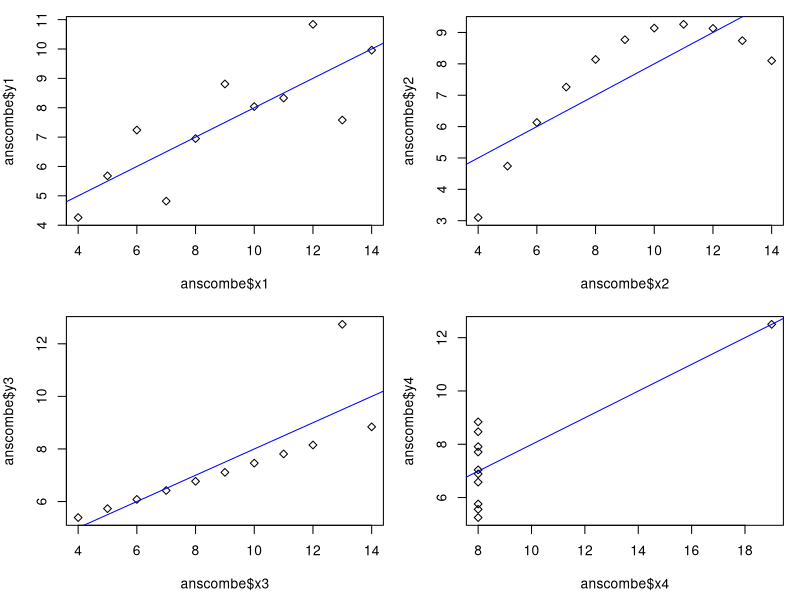

The R source for this figure:
##Laboratorio 5
##Diego Axayacatl Gonzalez Cuellar
##1610823

##Coeficiente de correlacion


# Ingreso de datos y vectores ---------------------------------------------

x1 <- c(10,8,13,9,11,14,6,4,12,7,5)
x2 <- c(10,8,13,9,11,14,6,4,12,7,5)
x3 <- c(10,8,13,9,11,14,6,4,12,7,5)
x4 <- c(8,8,8,8,8,8,8,19,8,8,8)

y1 <- c(8.04,6.95,7.58,8.81,8.33,9.96,7.24,4.26,10.84,4.82,5.68)
y2 <- c(9.14,8.14,8.74,8.77,9.26,8.10,6.13,3.10,9.13,7.26,4.74)
y3 <- c(7.46,6.77,12.74,7.11,7.81,8.84,6.08,5.39,8.15,6.42,5.73)
y4 <- c(6.58,5.76,7.71,8.84,8.47,7.04,5.25,12.50,5.56,7.91,6.8)


# Coeficiente de correlacion ----------------------------------------------

cor.x1y1 <- cor.test(x1,y1)
cor.x1y1
xy1.lm <- lm(y1 ~ x1)

## para el grupo de x1y1 el valor de r = 0.8164205, df = 9
## el valor de p = 0.00217 rechazando la hipotesis nula y aceptando la alterna
## denotando que si existe una diferencia significativa entre los datos
## aunque la correlacion si sea signifiativa

summary(xy1.lm)

cor.x2y2 <- cor.test(x2,y2)
cor.x2y2
xy2.lm <- lm(y2 ~ x2)

## para el grupo x2y2 el valor de r = 0.8162365, df = 9
## el valor de p = 0.002179 rechazando la hipotesis nula y aceptando la alterna
## demostrando que si existe una diferencia significativa entre los datos
## aunque la correlacion si sea signifiativa

summary(xy2.lm)

cor.x3y3 <- cor.test(x3,y3)
cor.x3y3
xy3.lm <- lm(y3 ~ x3)

## para el grupo x3y3 el valor de r = 0.8162867, df = 9
## el valor de p = 0.002176 aceptando la hipotesis alterna y rechazando la nula
## marcando que si existe una diferencia significativa entre los datos
## aunque la correlacion si sea signifiativa

summary(xy3.lm)

cor.x4y4 <- cor.test(x4,y4)
cor.x4y4
xy4.lm <- lm(y4 ~ x4)

## para el grupo x4y4 el valor de r = 0.8166967, df = 9
## el valor de p = 0.002156 aceptando la hipotesis alterna y rechazando la nula
## demostrando que si existe una diferencia significativa entre los datos
## aunque la correlacion si sea signifiativa

summary(xy4.lm)

# Grafico de dispersion de puntos ---------------------------------------

op = par(mfrow = c(2, 2), mar = c(4.5, 4, 1, 1))
plot(anscombe$x1, anscombe$y1, pch = 23)
abline(xy1.lm, col = "blue")
plot(anscombe$x2, anscombe$y2, pch = 23)
abline(xy2.lm, col = "blue")
plot(anscombe$x3, anscombe$y3, pch = 23)
abline(xy3.lm, col = "blue")
plot(anscombe$x4, anscombe$y4, pch = 23)
abline(xy4.lm, col = "blue")
par(op)

## Graficamente se puede notar que los datos mantienen correlaciones positivas
## si embargo muestran distribuciones diferentes, el primer grupo xy1 cuentan
## con una distribucion normal y un relacion linear simple
## el grupo xy2 tiene una distribucion anormal aunque el valor de r demuestre
## una relacion entre las variables, el grupo xy3 si cuenta con un relacion
## lineal, sin embargo, la regresion no es concluyente dado por la distribucion
## el grupo xy4, graficamente no cuenta con una correlacion linear, debido a
## los datos atipicos.